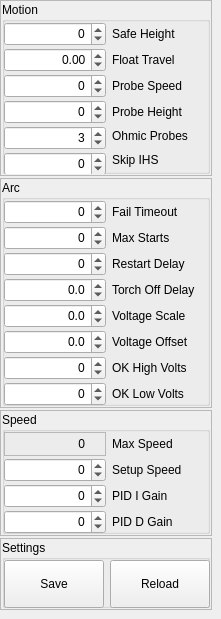
    <widget class="QWidget" name="config_tab">
     <property name="sizePolicy">
      <sizepolicy hsizetype="Expanding" vsizetype="Expanding">
       <horstretch>0</horstretch>
       <verstretch>0</verstretch>
      </sizepolicy>
     </property>
     <attribute name="title">
      <string>Config</string>
     </attribute>
     <widget class="QFrame" name="motion_frame">
      <property name="geometry">
       <rect>
        <x>0</x>
        <y>0</y>
        <width>212</width>
        <height>176</height>
       </rect>
      </property>
      <property name="frameShape">
       <enum>QFrame::StyledPanel</enum>
      </property>
      <property name="frameShadow">
       <enum>QFrame::Raised</enum>
      </property>
      <property name="lineWidth">
       <number>2</number>
      </property>
      <widget class="QGroupBox" name="motion_box">
       <property name="geometry">
        <rect>
         <x>2</x>
         <y>2</y>
         <width>208</width>
         <height>172</height>
        </rect>
       </property>
       <property name="title">
        <string>Motion</string>
       </property>
       <property name="alignment">
        <set>Qt::AlignLeading|Qt::AlignLeft|Qt::AlignTop</set>
       </property>
       <property name="flat">
        <bool>true</bool>
       </property>
       <widget class="QDoubleSpinBox" name="safe_height">
        <property name="geometry">
         <rect>
          <x>2</x>
          <y>20</y>
          <width>102</width>
          <height>24</height>
         </rect>
        </property>
        <property name="wrapping">
         <bool>true</bool>
        </property>
        <property name="alignment">
         <set>Qt::AlignRight|Qt::AlignTrailing|Qt::AlignVCenter</set>
        </property>
        <property name="decimals">
         <number>0</number>
        </property>
        <property name="value">
         <double>0.000000000000000</double>
        </property>
       </widget>
       <widget class="QDoubleSpinBox" name="float_switch_travel">
        <property name="geometry">
         <rect>
          <x>2</x>
          <y>46</y>
          <width>102</width>
          <height>24</height>
         </rect>
        </property>
        <property name="wrapping">
         <bool>true</bool>
        </property>
        <property name="alignment">
         <set>Qt::AlignRight|Qt::AlignTrailing|Qt::AlignVCenter</set>
        </property>
        <property name="maximum">
         <double>100.000000000000000</double>
        </property>
        <property name="value">
         <double>0.000000000000000</double>
        </property>
       </widget>
       <widget class="QDoubleSpinBox" name="probe_feed_rate">
        <property name="geometry">
         <rect>
          <x>2</x>
          <y>72</y>
          <width>102</width>
          <height>24</height>
         </rect>
        </property>
        <property name="wrapping">
         <bool>true</bool>
        </property>
        <property name="alignment">
         <set>Qt::AlignRight|Qt::AlignTrailing|Qt::AlignVCenter</set>
        </property>
        <property name="decimals">
         <number>0</number>
        </property>
        <property name="maximum">
         <double>10000.000000000000000</double>
        </property>
        <property name="value">
         <double>0.000000000000000</double>
        </property>
       </widget>
       <widget class="QDoubleSpinBox" name="skip_ihs_distance">
        <property name="geometry">
         <rect>
          <x>2</x>
          <y>150</y>
          <width>102</width>
          <height>24</height>
         </rect>
        </property>
        <property name="wrapping">
         <bool>true</bool>
        </property>
        <property name="alignment">
         <set>Qt::AlignRight|Qt::AlignTrailing|Qt::AlignVCenter</set>
        </property>
        <property name="decimals">
         <number>0</number>
        </property>
        <property name="maximum">
         <double>1000.000000000000000</double>
        </property>
        <property name="value">
         <double>0.000000000000000</double>
        </property>
       </widget>
       <widget class="QLabel" name="label_24">
        <property name="geometry">
         <rect>
          <x>110</x>
          <y>146</y>
          <width>98</width>
          <height>24</height>
         </rect>
        </property>
        <property name="text">
         <string>Skip IHS</string>
        </property>
       </widget>
       <widget class="QLabel" name="label_25">
        <property name="geometry">
         <rect>
          <x>110</x>
          <y>72</y>
          <width>98</width>
          <height>24</height>
         </rect>
        </property>
        <property name="text">
         <string>Probe Speed</string>
        </property>
       </widget>
       <widget class="QLabel" name="label_26">
        <property name="geometry">
         <rect>
          <x>110</x>
          <y>46</y>
          <width>98</width>
          <height>24</height>
         </rect>
        </property>
        <property name="text">
         <string>Float Travel</string>
        </property>
       </widget>
       <widget class="QLabel" name="label_27">
        <property name="geometry">
         <rect>
          <x>110</x>
          <y>20</y>
          <width>98</width>
          <height>24</height>
         </rect>
        </property>
        <property name="text">
         <string>Safe Height</string>
        </property>
       </widget>
       <widget class="QDoubleSpinBox" name="probe_start_height">
        <property name="geometry">
         <rect>
          <x>2</x>
          <y>98</y>
          <width>102</width>
          <height>24</height>
         </rect>
        </property>
        <property name="toolTip">
         <string>probe starting height in machine units</string>
        </property>
        <property name="wrapping">
         <bool>true</bool>
        </property>
        <property name="alignment">
         <set>Qt::AlignRight|Qt::AlignTrailing|Qt::AlignVCenter</set>
        </property>
        <property name="decimals">
         <number>0</number>
        </property>
        <property name="maximum">
         <double>10000.000000000000000</double>
        </property>
        <property name="value">
         <double>0.000000000000000</double>
        </property>
       </widget>
       <widget class="QLabel" name="label_28">
        <property name="geometry">
         <rect>
          <x>110</x>
          <y>98</y>
          <width>98</width>
          <height>24</height>
         </rect>
        </property>
        <property name="toolTip">
         <string>&lt;html&gt;&lt;head/&gt;&lt;body&gt;&lt;p&gt;probe starting height in machine units&lt;/p&gt;&lt;/body&gt;&lt;/html&gt;</string>
        </property>
        <property name="text">
         <string>Probe Height</string>
        </property>
       </widget>
       <widget class="QDoubleSpinBox" name="ohmic_max_attempts">
        <property name="geometry">
         <rect>
          <x>2</x>
          <y>124</y>
          <width>102</width>
          <height>24</height>
         </rect>
        </property>
        <property name="toolTip">
         <string>probe starting height in machine units</string>
        </property>
        <property name="wrapping">
         <bool>true</bool>
        </property>
        <property name="alignment">
         <set>Qt::AlignRight|Qt::AlignTrailing|Qt::AlignVCenter</set>
        </property>
        <property name="decimals">
         <number>0</number>
        </property>
        <property name="maximum">
         <double>10.000000000000000</double>
        </property>
        <property name="value">
         <double>3.000000000000000</double>
        </property>
       </widget>
       <widget class="QLabel" name="label_29">
        <property name="geometry">
         <rect>
          <x>110</x>
          <y>122</y>
          <width>98</width>
          <height>24</height>
         </rect>
        </property>
        <property name="toolTip">
         <string>&lt;html&gt;&lt;head/&gt;&lt;body&gt;&lt;p&gt;number of ohmic probe attempts before fallback to float switch&lt;/p&gt;&lt;/body&gt;&lt;/html&gt;</string>
        </property>
        <property name="text">
         <string>Ohmic Probes</string>
        </property>
       </widget>
      </widget>
     </widget>
     <widget class="QFrame" name="arc_frame">
      <property name="geometry">
       <rect>
        <x>0</x>
        <y>178</y>
        <width>212</width>
        <height>230</height>
       </rect>
      </property>
      <property name="frameShape">
       <enum>QFrame::StyledPanel</enum>
      </property>
      <property name="frameShadow">
       <enum>QFrame::Raised</enum>
      </property>
      <property name="lineWidth">
       <number>2</number>
      </property>
      <widget class="QGroupBox" name="arc_box">
       <property name="geometry">
        <rect>
         <x>2</x>
         <y>2</y>
         <width>208</width>
         <height>226</height>
        </rect>
       </property>
       <property name="title">
        <string>Arc</string>
       </property>
       <property name="alignment">
        <set>Qt::AlignLeading|Qt::AlignLeft|Qt::AlignTop</set>
       </property>
       <property name="flat">
        <bool>true</bool>
       </property>
       <widget class="QDoubleSpinBox" name="arc_fail_delay">
        <property name="geometry">
         <rect>
          <x>2</x>
          <y>20</y>
          <width>102</width>
          <height>24</height>
         </rect>
        </property>
        <property name="wrapping">
         <bool>true</bool>
        </property>
        <property name="alignment">
         <set>Qt::AlignRight|Qt::AlignTrailing|Qt::AlignVCenter</set>
        </property>
        <property name="decimals">
         <number>0</number>
        </property>
        <property name="maximum">
         <double>10.000000000000000</double>
        </property>
        <property name="value">
         <double>0.000000000000000</double>
        </property>
       </widget>
       <widget class="QDoubleSpinBox" name="arc_max_starts">
        <property name="geometry">
         <rect>
          <x>2</x>
          <y>46</y>
          <width>102</width>
          <height>24</height>
         </rect>
        </property>
        <property name="wrapping">
         <bool>true</bool>
        </property>
        <property name="alignment">
         <set>Qt::AlignRight|Qt::AlignTrailing|Qt::AlignVCenter</set>
        </property>
        <property name="decimals">
         <number>0</number>
        </property>
        <property name="maximum">
         <double>10.000000000000000</double>
        </property>
        <property name="value">
         <double>0.000000000000000</double>
        </property>
       </widget>
       <widget class="QDoubleSpinBox" name="arc_restart_delay">
        <property name="geometry">
         <rect>
          <x>2</x>
          <y>72</y>
          <width>102</width>
          <height>24</height>
         </rect>
        </property>
        <property name="wrapping">
         <bool>true</bool>
        </property>
        <property name="alignment">
         <set>Qt::AlignRight|Qt::AlignTrailing|Qt::AlignVCenter</set>
        </property>
        <property name="decimals">
         <number>0</number>
        </property>
        <property name="value">
         <double>0.000000000000000</double>
        </property>
       </widget>
       <widget class="QDoubleSpinBox" name="torch_off_delay">
        <property name="geometry">
         <rect>
          <x>2</x>
          <y>98</y>
          <width>102</width>
          <height>24</height>
         </rect>
        </property>
        <property name="wrapping">
         <bool>true</bool>
        </property>
        <property name="alignment">
         <set>Qt::AlignRight|Qt::AlignTrailing|Qt::AlignVCenter</set>
        </property>
        <property name="decimals">
         <number>1</number>
        </property>
        <property name="maximum">
         <double>10.000000000000000</double>
        </property>
        <property name="singleStep">
         <double>0.100000000000000</double>
        </property>
        <property name="value">
         <double>0.000000000000000</double>
        </property>
       </widget>
       <widget class="QDoubleSpinBox" name="arc_voltage_scale">
        <property name="geometry">
         <rect>
          <x>2</x>
          <y>124</y>
          <width>102</width>
          <height>24</height>
         </rect>
        </property>
        <property name="wrapping">
         <bool>true</bool>
        </property>
        <property name="alignment">
         <set>Qt::AlignRight|Qt::AlignTrailing|Qt::AlignVCenter</set>
        </property>
        <property name="prefix">
         <string/>
        </property>
        <property name="suffix">
         <string/>
        </property>
        <property name="decimals">
         <number>1</number>
        </property>
        <property name="maximum">
         <double>300.000000000000000</double>
        </property>
        <property name="singleStep">
         <double>0.100000000000000</double>
        </property>
        <property name="value">
         <double>0.000000000000000</double>
        </property>
       </widget>
       <widget class="QDoubleSpinBox" name="arc_voltage_offset">
        <property name="geometry">
         <rect>
          <x>2</x>
          <y>150</y>
          <width>102</width>
          <height>24</height>
         </rect>
        </property>
        <property name="wrapping">
         <bool>true</bool>
        </property>
        <property name="alignment">
         <set>Qt::AlignRight|Qt::AlignTrailing|Qt::AlignVCenter</set>
        </property>
        <property name="prefix">
         <string/>
        </property>
        <property name="suffix">
         <string/>
        </property>
        <property name="decimals">
         <number>1</number>
        </property>
        <property name="maximum">
         <double>300.000000000000000</double>
        </property>
        <property name="singleStep">
         <double>0.100000000000000</double>
        </property>
        <property name="value">
         <double>0.000000000000000</double>
        </property>
       </widget>
       <widget class="QDoubleSpinBox" name="arc_ok_high">
        <property name="geometry">
         <rect>
          <x>2</x>
          <y>176</y>
          <width>102</width>
          <height>24</height>
         </rect>
        </property>
        <property name="wrapping">
         <bool>true</bool>
        </property>
        <property name="alignment">
         <set>Qt::AlignRight|Qt::AlignTrailing|Qt::AlignVCenter</set>
        </property>
        <property name="decimals">
         <number>0</number>
        </property>
        <property name="maximum">
         <double>300.000000000000000</double>
        </property>
        <property name="value">
         <double>0.000000000000000</double>
        </property>
       </widget>
       <widget class="QDoubleSpinBox" name="arc_ok_low">
        <property name="geometry">
         <rect>
          <x>2</x>
          <y>202</y>
          <width>102</width>
          <height>24</height>
         </rect>
        </property>
        <property name="wrapping">
         <bool>true</bool>
        </property>
        <property name="alignment">
         <set>Qt::AlignRight|Qt::AlignTrailing|Qt::AlignVCenter</set>
        </property>
        <property name="decimals">
         <number>0</number>
        </property>
        <property name="maximum">
         <double>300.000000000000000</double>
        </property>
        <property name="value">
         <double>0.000000000000000</double>
        </property>
       </widget>
       <widget class="QLabel" name="aOLLabel">
        <property name="geometry">
         <rect>
          <x>110</x>
          <y>202</y>
          <width>98</width>
          <height>24</height>
         </rect>
        </property>
        <property name="text">
         <string>OK Low Volts</string>
        </property>
       </widget>
       <widget class="QLabel" name="aOHLabel">
        <property name="geometry">
         <rect>
          <x>110</x>
          <y>176</y>
          <width>98</width>
          <height>24</height>
         </rect>
        </property>
        <property name="text">
         <string>OK High Volts</string>
        </property>
       </widget>
       <widget class="QLabel" name="aVOLabel">
        <property name="geometry">
         <rect>
          <x>110</x>
          <y>150</y>
          <width>98</width>
          <height>24</height>
         </rect>
        </property>
        <property name="text">
         <string>Voltage Offset</string>
        </property>
       </widget>
       <widget class="QLabel" name="aVSLabel">
        <property name="geometry">
         <rect>
          <x>110</x>
          <y>124</y>
          <width>98</width>
          <height>24</height>
         </rect>
        </property>
        <property name="text">
         <string>Voltage Scale</string>
        </property>
       </widget>
       <widget class="QLabel" name="label_32">
        <property name="geometry">
         <rect>
          <x>110</x>
          <y>98</y>
          <width>98</width>
          <height>24</height>
         </rect>
        </property>
        <property name="text">
         <string>Torch Off Delay</string>
        </property>
       </widget>
       <widget class="QLabel" name="label_33">
        <property name="geometry">
         <rect>
          <x>110</x>
          <y>72</y>
          <width>98</width>
          <height>24</height>
         </rect>
        </property>
        <property name="text">
         <string>Restart Delay</string>
        </property>
       </widget>
       <widget class="QLabel" name="label_34">
        <property name="geometry">
         <rect>
          <x>110</x>
          <y>46</y>
          <width>98</width>
          <height>24</height>
         </rect>
        </property>
        <property name="text">
         <string>Max Starts</string>
        </property>
       </widget>
       <widget class="QLabel" name="label_35">
        <property name="geometry">
         <rect>
          <x>110</x>
          <y>20</y>
          <width>98</width>
          <height>24</height>
         </rect>
        </property>
        <property name="text">
         <string>Fail Timeout</string>
        </property>
       </widget>
      </widget>
     </widget>
     <widget class="QFrame" name="offsets_frame">
      <property name="geometry">
       <rect>
        <x>0</x>
        <y>410</y>
        <width>212</width>
        <height>126</height>
       </rect>
      </property>
      <property name="frameShape">
       <enum>QFrame::StyledPanel</enum>
      </property>
      <property name="frameShadow">
       <enum>QFrame::Raised</enum>
      </property>
      <property name="lineWidth">
       <number>2</number>
      </property>
      <widget class="QGroupBox" name="offsets_box">
       <property name="geometry">
        <rect>
         <x>2</x>
         <y>2</y>
         <width>208</width>
         <height>122</height>
        </rect>
       </property>
       <property name="title">
        <string>Speed</string>
       </property>
       <property name="alignment">
        <set>Qt::AlignLeading|Qt::AlignLeft|Qt::AlignTop</set>
       </property>
       <property name="flat">
        <bool>true</bool>
       </property>
       <widget class="QDoubleSpinBox" name="setup_feed_rate">
        <property name="geometry">
         <rect>
          <x>2</x>
          <y>46</y>
          <width>102</width>
          <height>24</height>
         </rect>
        </property>
        <property name="wrapping">
         <bool>true</bool>
        </property>
        <property name="alignment">
         <set>Qt::AlignRight|Qt::AlignTrailing|Qt::AlignVCenter</set>
        </property>
        <property name="decimals">
         <number>0</number>
        </property>
        <property name="maximum">
         <double>10000.000000000000000</double>
        </property>
        <property name="value">
         <double>0.000000000000000</double>
        </property>
       </widget>
       <widget class="QDoubleSpinBox" name="pid_i_gain">
        <property name="geometry">
         <rect>
          <x>2</x>
          <y>72</y>
          <width>102</width>
          <height>24</height>
         </rect>
        </property>
        <property name="wrapping">
         <bool>true</bool>
        </property>
        <property name="alignment">
         <set>Qt::AlignRight|Qt::AlignTrailing|Qt::AlignVCenter</set>
        </property>
        <property name="decimals">
         <number>0</number>
        </property>
        <property name="maximum">
         <double>10000.000000000000000</double>
        </property>
        <property name="value">
         <double>0.000000000000000</double>
        </property>
       </widget>
       <widget class="QDoubleSpinBox" name="pid_d_gain">
        <property name="geometry">
         <rect>
          <x>2</x>
          <y>98</y>
          <width>102</width>
          <height>24</height>
         </rect>
        </property>
        <property name="wrapping">
         <bool>true</bool>
        </property>
        <property name="alignment">
         <set>Qt::AlignRight|Qt::AlignTrailing|Qt::AlignVCenter</set>
        </property>
        <property name="decimals">
         <number>0</number>
        </property>
        <property name="maximum">
         <double>10000.000000000000000</double>
        </property>
        <property name="value">
         <double>0.000000000000000</double>
        </property>
       </widget>
       <widget class="QLabel" name="pDLabel">
        <property name="geometry">
         <rect>
          <x>110</x>
          <y>98</y>
          <width>98</width>
          <height>24</height>
         </rect>
        </property>
        <property name="text">
         <string>PID D Gain</string>
        </property>
       </widget>
       <widget class="QLabel" name="pILabel">
        <property name="geometry">
         <rect>
          <x>110</x>
          <y>72</y>
          <width>98</width>
          <height>24</height>
         </rect>
        </property>
        <property name="text">
         <string>PID I Gain</string>
        </property>
       </widget>
       <widget class="QLabel" name="label_38">
        <property name="geometry">
         <rect>
          <x>110</x>
          <y>46</y>
          <width>98</width>
          <height>24</height>
         </rect>
        </property>
        <property name="text">
         <string>Setup Speed</string>
        </property>
       </widget>
       <widget class="QLabel" name="label_39">
        <property name="geometry">
         <rect>
          <x>110</x>
          <y>20</y>
          <width>98</width>
          <height>24</height>
         </rect>
        </property>
        <property name="text">
         <string>Max Speed</string>
        </property>
       </widget>
       <widget class="QLabel" name="max_feed_rate">
        <property name="geometry">
         <rect>
          <x>2</x>
          <y>20</y>
          <width>102</width>
          <height>24</height>
         </rect>
        </property>
        <property name="frameShape">
         <enum>QFrame::StyledPanel</enum>
        </property>
        <property name="frameShadow">
         <enum>QFrame::Sunken</enum>
        </property>
        <property name="text">
         <string>0</string>
        </property>
        <property name="alignment">
         <set>Qt::AlignRight|Qt::AlignTrailing|Qt::AlignVCenter</set>
        </property>
        <property name="indent">
         <number>20</number>
        </property>
       </widget>
      </widget>
     </widget>
     <widget class="QFrame" name="settings_frame">
      <property name="geometry">
       <rect>
        <x>0</x>
        <y>538</y>
        <width>212</width>
        <height>72</height>
       </rect>
      </property>
      <property name="frameShape">
       <enum>QFrame::StyledPanel</enum>
      </property>
      <property name="frameShadow">
       <enum>QFrame::Raised</enum>
      </property>
      <widget class="QGroupBox" name="settings_box">
       <property name="geometry">
        <rect>
         <x>2</x>
         <y>2</y>
         <width>208</width>
         <height>68</height>
        </rect>
       </property>
       <property name="title">
        <string>Settings</string>
       </property>
       <widget class="QPushButton" name="save">
        <property name="geometry">
         <rect>
          <x>2</x>
          <y>20</y>
          <width>100</width>
          <height>48</height>
         </rect>
        </property>
        <property name="text">
         <string>Save</string>
        </property>
       </widget>
       <widget class="QPushButton" name="reload">
        <property name="geometry">
         <rect>
          <x>108</x>
          <y>20</y>
          <width>100</width>
          <height>48</height>
         </rect>
        </property>
        <property name="text">
         <string>Reload</string>
        </property>
       </widget>
      </widget>
     </widget>
    </widget>
